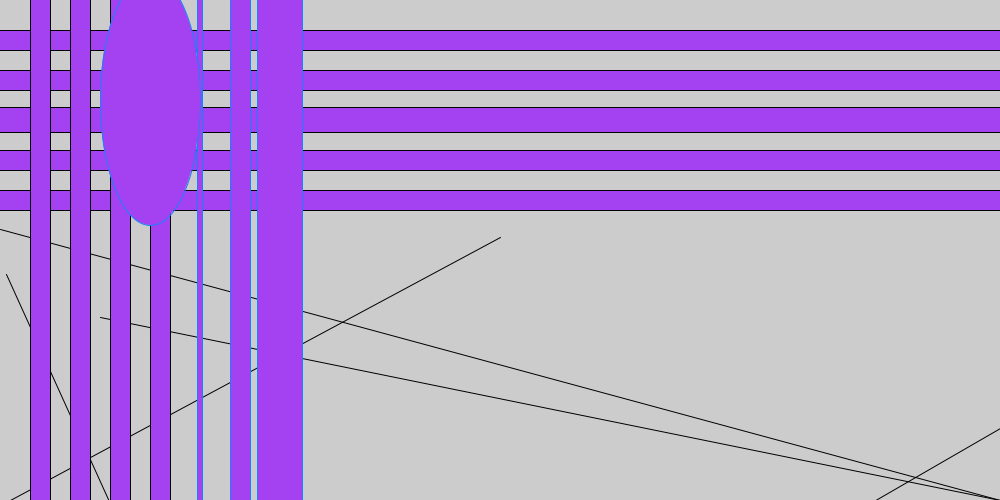
Frame 1 (no input)
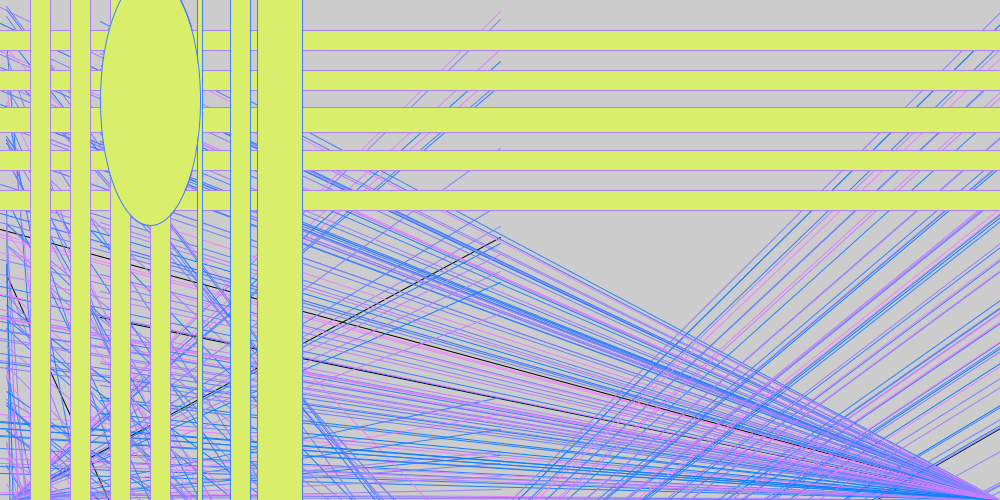
Frame 60 (the mouse pressed at the canvas centre just before this capture)
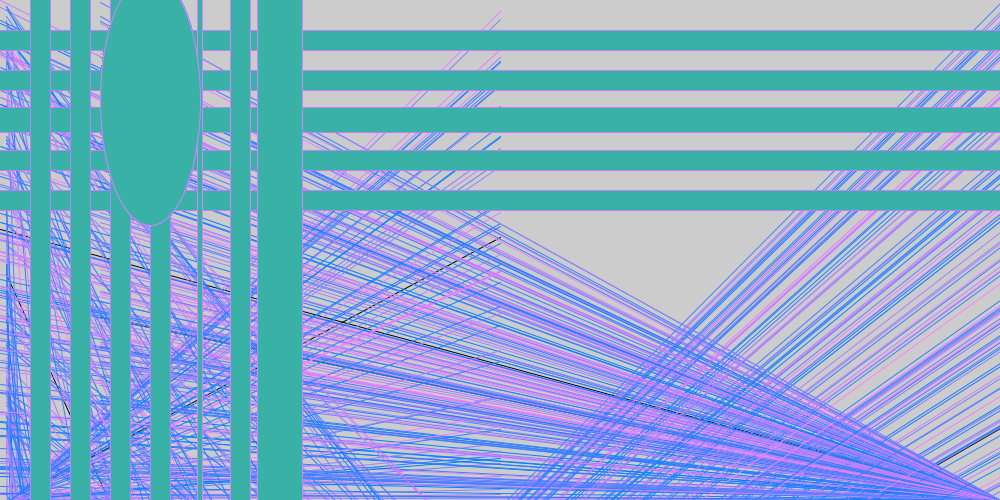
Frame 120 (the mouse held since frame 60 and released just before this capture)

The Processing sketch that drew these frames (run headless with seeded random() and noise(); from frame 60 on, the mouse is pressed at the canvas centre):

// Processing sketch: adrian
// ── adrian.pde
void setup()
{
  size(1000, 500);
}

void draw()
{
  fill(random(255), random(255), random(255));
  line(10, (height), height, random(width));
   line(10, (width), width, random(height));
    line(100, random(width), width, (height));
      line(0, random(height), width, (height));
            line(45, (height), width, (height));
               line(6, random(height), random(width), (width));

ellipse(1,40,400000,20);
ellipse(1,80,400000,20);
ellipse(1,120,400000,25);
ellipse(1,160,400000,20);
ellipse(1,200,400000,20);
ellipse(40,200,20,400000);
ellipse(80,200,20,400000);
ellipse(120,200,20,400000);
ellipse(160,200,20,400000);
stroke(random(255), 128, 500);
ellipse(200,200,5,400000);
ellipse(240,200,20,400000);
ellipse(280,200,45,400000);
ellipse(150,100,100,250);
}
